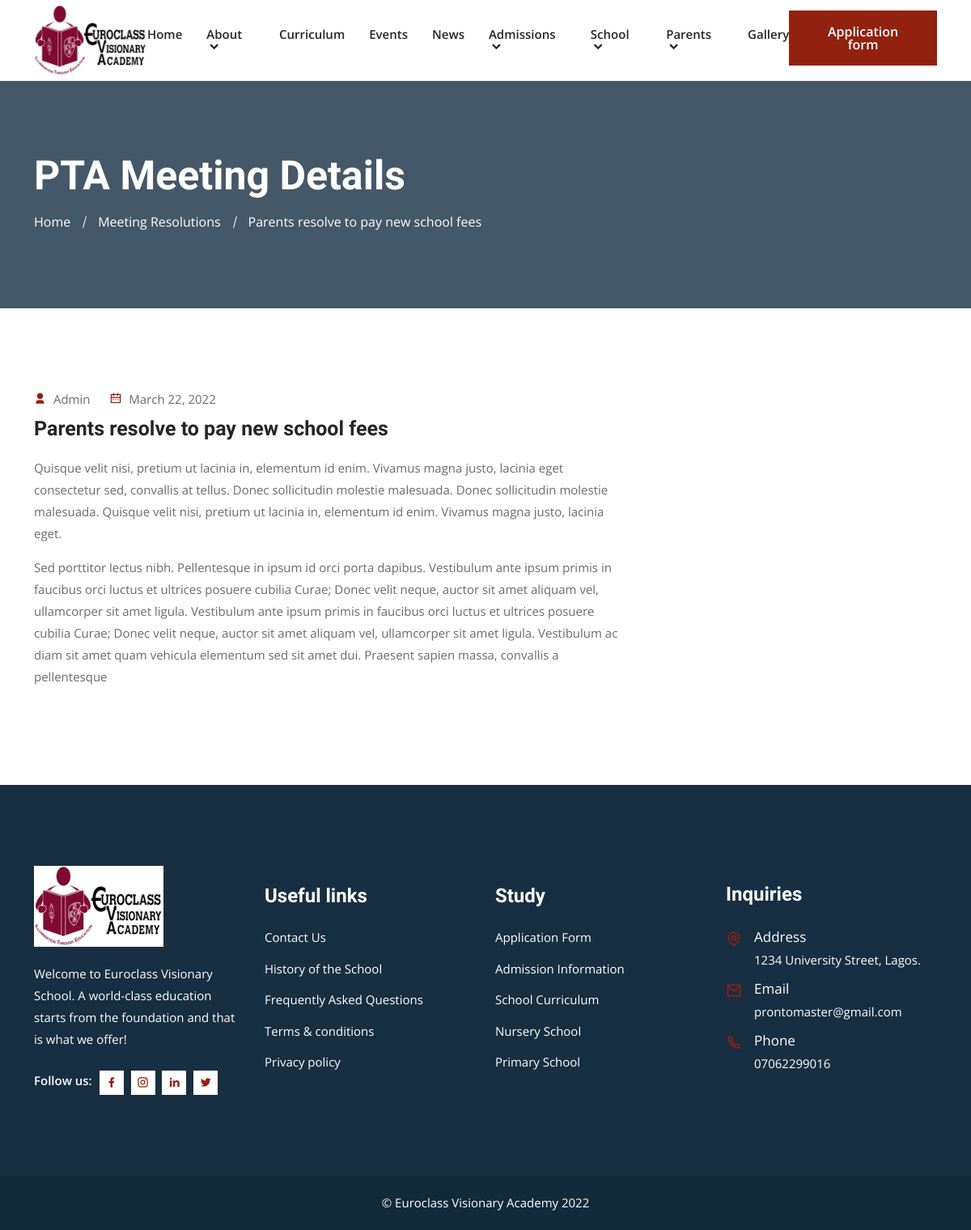
Page /resolutions/parents-resolve-to-pay-new-school-fees/ on the committed database.
### core/models.py (models this page shows, shortened)
class SchoolContactInfo(models.Model):
    short_information = models.CharField(max_length=150)
    address = models.CharField(max_length=200)
    email = models.EmailField()
    phone_number = models.CharField(max_length=15)
    logo = models.ImageField(upload_to='logo')
    facebook_url = models.URLField(blank=True)
    instagram_url = models.URLField(blank=True)
    twitter_url = models.URLField(blank=True)
    linkedin_url = models.URLField(blank=True)
    class Meta:
        verbose_name = 'School Contact Information'
        verbose_name_plural = 'School Contact Information'

class PTAMeetingResolution(models.Model):
    title = models.CharField(max_length=200)
    slug = models.CharField(max_length=100)
    body = RichTextField()
    created = models.DateTimeField(auto_now_add=True)
    updated = models.DateTimeField(auto_now=True)
    class Meta:
        verbose_name = 'PTA Meeting Resolution'
        verbose_name_plural = 'PTA Meeting Resolutions'

### core/views.py (the view)
def resolution_detail(request, slug):
    resolution = get_object_or_404(PTAMeetingResolution, slug=slug)
    return render(
        request, 'resolution_detail.html', {'resolution': resolution})

### core/context_processors.py (called while the page is built)
def euroclass(request):
    return {
        'about': About.objects.first(),
        'latest_news': News.objects.all()[:3],
        'info': SchoolContactInfo.objects.first(),
    }

### templates/resolution_detail.html (shortened to what this page needs)
{% extends "base.html" %}
{% block content %}
<div class="page-title-area bg-20">
    <div class="container">
        <div class="page-title-content">
            <h2>PTA Meeting Details</h2>
            <ul>
                <li>
                    <a href="{% url 'home' %}">Home</a>
                </li>
                <li>
                    <a href="{% url 'resolutions' %}">Meeting Resolutions</a>
                </li>
                <li class="active">{{ resolution.title }}</li>
            </ul>
        </div>
    </div>
</div>
<section class="blog-details-area ptb-100">
    <div class="container">
        <div class="row">
            <div class="col-lg-8">
                <div class="blog-details-content mr-15">
                    <div class="blog-top-content">
                        <div class="blog-content">
                            <ul class="admin">
                                <li><i class="ri-user-3-fill"></i> Admin</li>
                                <li>
                                    <i class="ri-calendar-2-line"></i> {{ resolution.created|date:"F j, Y" }}
                                </li>
                            </ul>
                            <h3>{{ resolution.title }}</h3>
                            {{ resolution.body|safe }}
                        </div>
                    </div>
                </div>
            </div>
        </div>
    </div>
</section>
{% endblock %}

### templates/base.html (shortened to what this page needs)
<!doctype html>
<html lang="en">
{% load static %}
<head>
    <link rel="stylesheet" href="{% static 'css/bootstrap.min.css' %}">
    <link rel="stylesheet" href="{% static 'css/owl.theme.default.min.css' %}">
    <link rel="stylesheet" href="{% static 'css/owl.carousel.min.css' %}">
    <link href="https://cdn.jsdelivr.net/npm/remixicon@2.2.0/fonts/remixicon.css" rel="stylesheet">
    <link rel="stylesheet" href="{% static 'css/meanmenu.min.css' %}">
    <link rel="stylesheet" href="{% static 'css/animate.min.css' %}">
    <link rel="stylesheet" href="{% static 'css/odometer.min.css' %}">
    <link rel="stylesheet" href="{% static 'css/magnific-popup.min.css' %}">
    <link rel="stylesheet" href="{% static 'css/date-picker.min.css' %}">
    <link rel="stylesheet" href="{% static 'css/app.css' %}">
    <link rel="stylesheet" href="{% static 'css/style.css' %}">
    <link rel="stylesheet" href="{% static 'css/responsive.css' %}">
</head>
<body>
    {% include '_navbar.html' %}
    {% block content %}{% endblock %}
    <footer class="footer-area black-bg-color">
        <div class="container">
            <div class="row align-items-center justify-content-center">
                <div class="col-lg-3 col-sm-6">
                    <div class="single-footer-widget bg-f9f5f1">
                        <a href="index.html" class="logo">
                                <img src="{% if info.logo %}{{ info.logo.url }}{% else %}https://via.placeholder.com/157x48{% endif %}" alt="Image">
                            </a>
                        <p>{{ info.short_information }}</p>
                        <ul class="social-icon">
                            <li>
                                <span>Follow us:</span>
                            </li>
                            <li>
                                <a href="{{ info.facebook_url }}" target="_blank">
                                        <i class="ri-facebook-fill"></i>
                                    </a>
                            </li>
                            <li>
                                <a href="{{ info.instagram_url }}" target="_blank">
                                        <i class="ri-instagram-line"></i>
                                    </a>
                            </li>
                            <li>
                                <a href="{{ info.linkedin_url }}" target="_blank">
                                        <i class="ri-linkedin-fill"></i>
                                    </a>
                            </li>
                            <li>
                                <a href="{{ info.twitter_url }}" target="_blank">
                                        <i class="ri-twitter-fill"></i>
                                    </a>
                            </li>
                        </ul>
                    </div>
                </div>
                <div class="col-lg-3 col-sm-6">
                    <div class="single-footer-widget">
                        <h3>Useful links</h3>
                        <ul class="import-link">
                            <li>
                                <a href="{% url 'contact' %}">Contact Us</a>
                            </li>
                            <li>
                                <a href="{% url 'history' %}">History of the School</a>
                            </li>
                            <li>
                                <a href="{% url 'faq' %}">Frequently Asked Questions</a>
                            </li>
                            <li>
                                <a href="/terms/">Terms & conditions</a>
                            </li>
                            <li>
                                <a href="/privacy/">Privacy policy</a>
                            </li>
                        </ul>
                    </div>
                </div>
                <div class="col-lg-3 col-sm-6">
                    <div class="single-footer-widget">
                        <h3>Study</h3>
                        <ul class="import-link">
                            <li>
                                <a href="application.html">Application Form</a>
                            </li>
                            <li>
                                <a href="{% url 'admission' %}">Admission Information</a>
                            </li>
                            <li>
                                <a href="{% url 'curriculum' %}">School Curriculum</a>
                            </li>
                            <li>
                                <a href="/nursery/">Nursery School</a>
                            </li>
                            <li>
                                <a href="/primary/">Primary School</a>
                            </li>
                        </ul>
                    </div>
                </div>
                <div class="col-lg-3 col-sm-6">
                    <div class="single-footer-widget">
                        <h3>Inquiries</h3>
                        <ul class="address">
                            <li class="location">
                                <i class="ri-map-pin-line"></i>
                                <span>Address</span> {{ info.address }}
                            </li>
                            <li>
                                <i class="ri-mail-line"></i>
                                <span>Email</span>
                                <a href="mailto:{{ info.email }}">{{ info.email }}</a>
                            </li>
                            <li>
                                <i class="ri-phone-line"></i>
                                <span>Phone</span>
                                <a href="tel:{{ info.phone_number }}">{{ info.phone_number }}</a>
                            </li>
                        </ul>
                    </div>
                </div>
            </div>
        </div>
    </footer>
    <div class="copy-right-area">
        <div class="container">
            <p>
                &copy; Euroclass Visionary Academy {% now "Y" %}
            </p>
        </div>
    </div>
</body>
</html>

### templates/_navbar.html (shortened to what this page needs)
<header class="header-area">
    <div class="navbar-area">
        <div class="desktop-nav">
            <div class="container">
                <nav class="navbar navbar-expand-md navbar-light">
                    <a class="navbar-brand" href="{% url 'home' %}">
                            <img src="{% if info.logo %}{{ info.logo.url }}{% else %}https://via.placeholder.com/157x48{% endif %}" alt="logo">
                        </a>
                    <div class="collapse navbar-collapse mean-menu" id="navbarSupportedContent">
                        <ul class="navbar-nav m-auto">
                            <li class="nav-item">
                                <a href="{% url 'home' %}" class="nav-link">Home</a>
                            </li>
                            <li class="nav-item">
                                <a href="#" class="nav-link">
                                    About <i class="ri-arrow-down-s-line"></i>
                                </a>
                            </li>
                            <li class="nav-item">
                                <a href="{% url 'curriculum' %}" class="nav-link">Curriculum</a>
                            </li>
                            <li class="nav-item">
                                <a href="{% url 'events' %}" class="nav-link">Events</a>
                            </li>
                            <li class="nav-item">
                                <a href="{% url 'news' %}" class="nav-link">News</a>
                            </li>
                            <li class="nav-item">
                                <a href="#" class="nav-link">
                                    Admissions <i class="ri-arrow-down-s-line"></i>
                                </a>
                            </li>
                            <li class="nav-item">
                                <a href="#" class="nav-link">
                                    School <i class="ri-arrow-down-s-line"></i>
                                </a>
                            </li>
                            <li class="nav-item">
                                <a href="#" class="nav-link">
                                    Parents <i class="ri-arrow-down-s-line"></i>
                                </a>
                            </li>
                            <li class="nav-item">
                                <a href="{% url 'gallery' %}" class="nav-link">Gallery</a>
                            </li>
                        </ul>
                        <div class="others-options">
                            <ul>
                                <li>
                                    <a href="{% url 'application' %}" class="default-btn">Application form</a>
                                </li>
                            </ul>
                        </div>
                    </div>
                </nav>
            </div>
        </div>
    </div>
</header>

### rows in the picture
SchoolContactInfo: logo (picture), short_information "Welcome to Euroclass Visionary School. A world-class education starts from the foundation and that is what we offer!", address "1234 University Street, Lagos.", email "prontomaster@gmail.com", phone_number "07062299016"
PTAMeetingResolution: title "Parents resolve to pay new school fees", created "March 22, 2022", body "Quisque velit nisi, pretium ut lacinia in, elementum id enim. Vivamus magna justo, lacinia eget consectetur sed, convallis at tellus. Donec sollicitudin molestie malesuada. Donec sollicitudin molestie malesuada. Quisque velit nisi, pretium ut lacinia in, elementum id enim. Vivamus magna justo, lacinia eget. Sed porttitor lectus nibh. Pellentesque in ipsum id orci porta dapibus. Vestibulum ante ipsum primis in faucibus orci luctus et ultrices posuere cubilia Curae; Donec velit neque, auctor sit amet aliquam vel, ullamcorper sit amet ligula. Vestibulum ante ipsum primis in faucibus orci luctus et ultrices posuere cubilia Curae; Donec velit neque, auctor sit amet aliquam vel, ullamcorper sit…"
